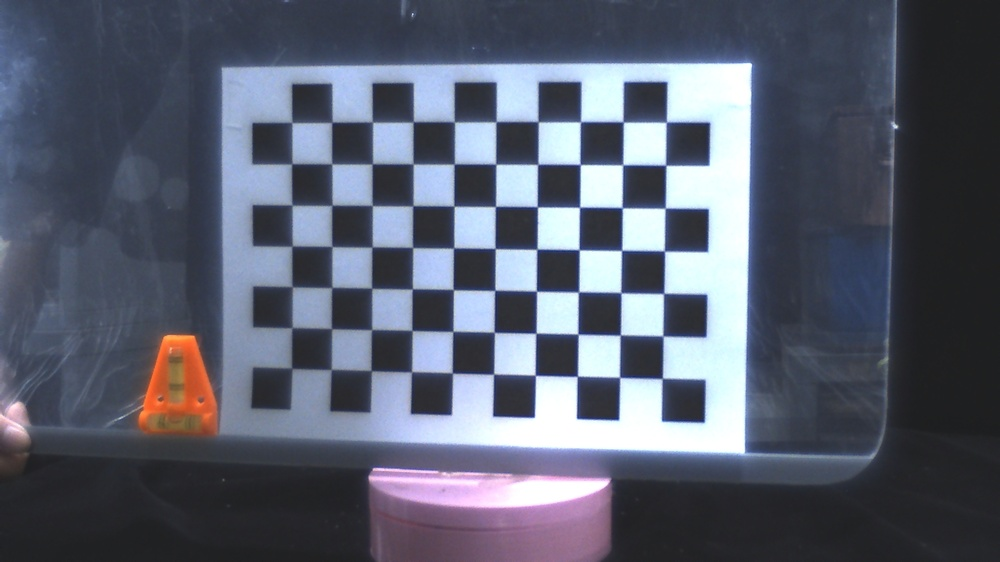
#> input picture calibrate/data/133_calibrate(0)/DFK_33UX252_0.jpg, 1000 x 562 px, shrunk from 1920 x 1080 before the run, found by its file name
$ python calibrate.py
#> lines starting #> are read from the running program, lines starting #| are printed output that depends on the picture; after the words box and inside, x2 and y2 are one past the last pixel; in counts of white or black regions, pixels touching at a corner belong together
import cv2
import numpy as np
import glob
from scipy.spatial.transform import Rotation
import os
import sys

# === 設定參數 ===
# # 內角點數：以你的棋盤格推測 12 x 11
# chessboard_size = (12, 11)
# square_size = 25.0  # mm (2.0 cm)

chessboard_size = (10, 7)
square_size = 23.5  # mm (2.35 cm)

# === 建立棋盤格 3D 世界座標 ===
objp = np.zeros((chessboard_size[0]*chessboard_size[1], 3), np.float32)
objp[:, :2] = np.mgrid[0:chessboard_size[0],
                       0:chessboard_size[1]].T.reshape(-1, 2)
objp = objp * square_size

objpoints = []  # 3D 世界座標
imgpoints = []  # 2D 影像座標

# === 讀取圖片 ===
# 把多張圖片放到 INTEL_435I_RGB/ 目錄
# images = glob.glob(r'calibrate\data\135_calibrate(handup_72.8)\INTEL_435I_RGB*.jpg')
images = [r'calibrate\data\133_calibrate(0)\DFK_33UX252_0.jpg']

for i, fname in enumerate(images):
    img = cv2.imread(fname)
#> img is the input picture: shape (562, 1000, 3); mean B, G, R 110.2, 95, 89.7
    gray = cv2.cvtColor(img, cv2.COLOR_BGR2GRAY)
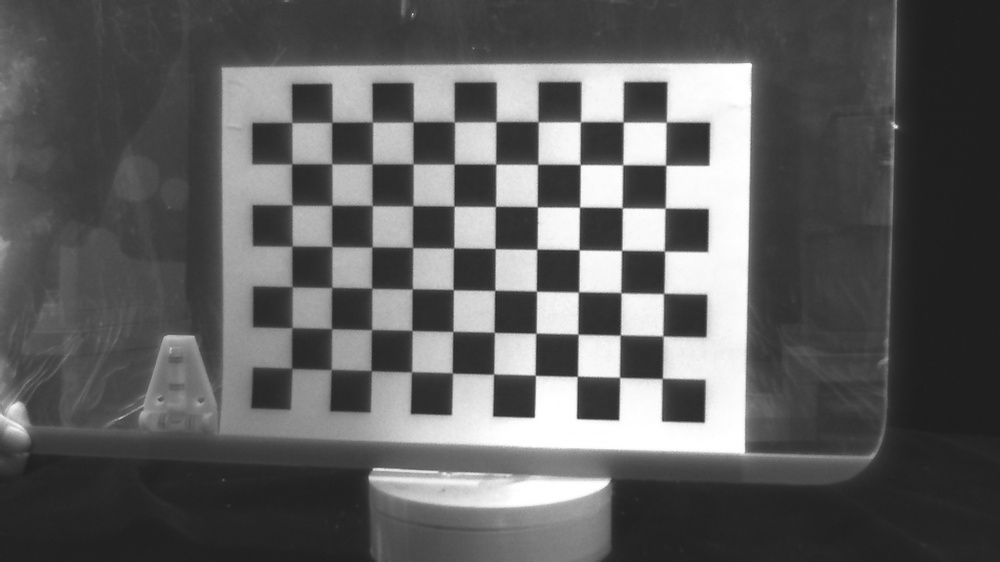
#> gray: shape (562, 1000); min 29, max 255, mean 95.1

    # 找棋盤格角點
    ret, corners = cv2.findChessboardCorners(gray, chessboard_size, None)
#> ret = True; corners = 70 rows, first 8: [661.6, 377.5], [620, 376.6], [576.5, 375.5], [536.1, 374.5], [492.7, 373], [452.9, 372.2], [411.2, 371.4], [371.7, 369.9]

    if ret:
        objpoints.append(objp)

        # 亞像素優化
        criteria = (cv2.TERM_CRITERIA_EPS +
                    cv2.TERM_CRITERIA_MAX_ITER, 30, 0.001)
        corners2 = cv2.cornerSubPix(gray, corners, (11, 11), (-1, -1), criteria)
#> corners2 = 70 rows, first 8: [662.2, 378.4], [619.5, 377.3], [577.3, 376.3], [535.3, 375.3], [493.6, 374.1], [452.3, 373.1], [411.5, 371.7], [371.2, 370.7]
        imgpoints.append(corners2)

        # 畫出角點
        cv2.drawChessboardCorners(img, chessboard_size, corners2, ret)
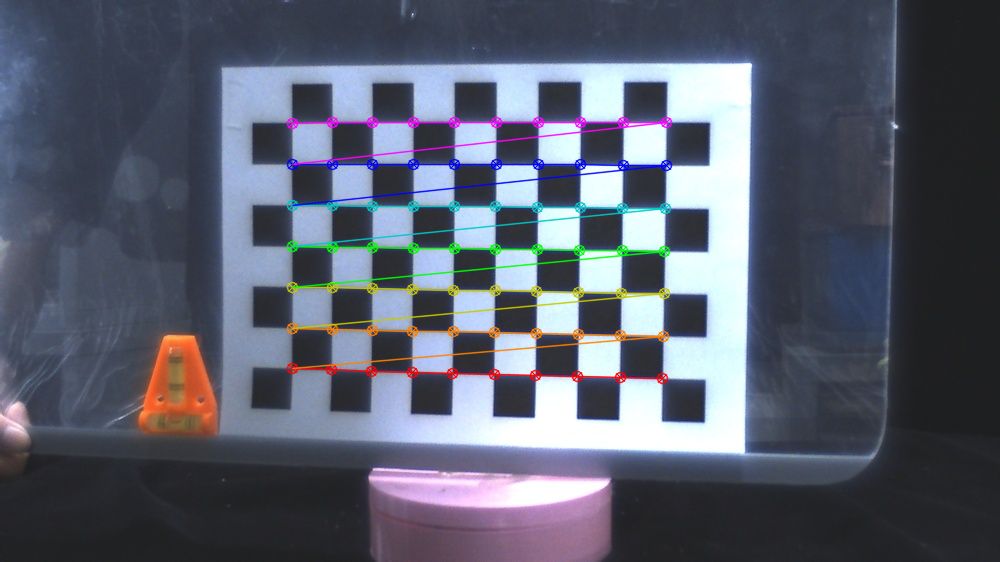
#> img: shape (562, 1000, 3); 3.52% of pixels changed, all inside (x1, y1, x2, y2) = (286, 116, 673, 385)
        cv2.imshow(f'img_{i}', img)
        cv2.waitKey(0)
    else:
        print(f"找不到角點：{fname}")

cv2.destroyAllWindows()

# 在 calibrate 前檢查是否有找到角點
if len(objpoints) == 0 or len(imgpoints) == 0:
    print("找不到任何角點資料，請確認影像路徑與棋盤格參數是否正確。")
    sys.exit(1)

# === 執行校正 ===
ret, cameraMatrix, distCoeffs, rvecs, tvecs = cv2.calibrateCamera(
    objpoints, imgpoints, gray.shape[::-1], None, None)
#> ret = 0.144; cameraMatrix = [[1599.2, 0, 550.4], [0, 1561.3, 424.3], [0, 0, 1]]; distCoeffs = [[-0.398, 5.71, -0.0121, -0.0207, -41.65]]; rvecs = ([-0.33, 0.123, -3.1],); tvecs = ([60.6, -25.35, 863.1],)

if not ret:
    print("相機校正失敗 (calibrateCamera 回傳 False)。")
    sys.exit(1)

# 收集所有轉移矩陣
all_R = []
all_T = []
for rvec, tvec in zip(rvecs, tvecs):
    R, _ = cv2.Rodrigues(rvec)
    all_R.append(R)
    # 確保 tvec 形狀為 (3,1)
    all_T.append(np.array(tvec).reshape(3, 1))
#> this loop made 1 pass
#> (rvec, tvec) on pass 1: ([-0.33, 0.123, -3.1], [60.6, -25.35, 863.1])
#> after the loop, all_R = [[[-0.977, 0.0161, 0.211], [-0.0328, -0.997, -0.0759], [0.209, -0.0811, 0.974]]]; all_T = [[60.6, -25.35, 863.1]]

# 計算平均平移向量
all_T_arr = np.array(all_T)  # shape: (N, 3, 1)
#> all_T_arr = [60.6, -25.35, 863.1]
mean_T = np.mean(all_T_arr, axis=0).reshape(3, 1)  # shape: (3,1)
#> mean_T = [60.6, -25.35, 863.1]

# 計算平均旋轉矩陣
# 使用四元數平均方法
rotations = [Rotation.from_matrix(R) for R in all_R]
#> rotations = 1 item
quats = np.array([r.as_quat() for r in rotations])
#> quats = [[0.106, -0.0395, 0.994, -0.0123]]
mean_quat = np.mean(quats, axis=0)
#> mean_quat = [0.106, -0.0395, 0.994, -0.0123]
mean_quat = mean_quat / np.linalg.norm(mean_quat)  # 正規化
mean_R = Rotation.from_quat(mean_quat).as_matrix()
#> mean_R = [[-0.977, 0.0161, 0.211], [-0.0328, -0.997, -0.0759], [0.209, -0.0811, 0.974]]

# 組合平均轉移矩陣
mean_RT = np.hstack((mean_R, mean_T))
#> mean_RT = [[-0.977, 0.0161, 0.211, 60.6], [-0.0328, -0.997, -0.0759, -25.35], [0.209, -0.0811, 0.974, 863.1]]
print("\n平均 [R|T] 轉移矩陣:")
print(mean_RT)
#| [[-9.77290456e-01  1.60616671e-02  2.11294551e-01  6.06005491e+01]
#|  [-3.27935259e-02 -9.96574259e-01 -7.59231879e-02 -2.53484137e+01]
#|  [ 2.09351258e-01 -8.11281003e-02  9.74469231e-01  8.63079638e+02]]

# === 輸出到 YAML ===
base_dir = fr"calibrate"
out_dir = os.path.join(base_dir, 'run')
os.makedirs(out_dir, exist_ok=True)
out_path = os.path.join(out_dir, 'calibration.yaml')

fs = cv2.FileStorage(out_path, cv2.FILE_STORAGE_WRITE)
if not fs.isOpened():
    print(f"無法開啟輸出檔案：{out_path}")
    sys.exit(1)

fs.write('camera_matrix', cameraMatrix)
fs.write('dist_coeffs', distCoeffs)
fs.write('mean_RT', mean_RT)
fs.release()

print(f"\n已輸出 {out_path} ✔️")
